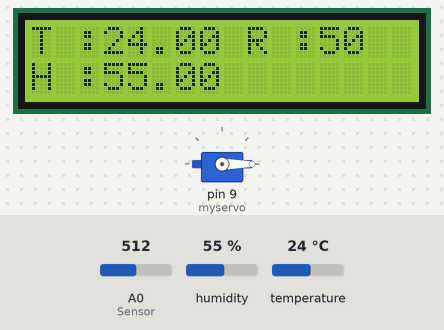
A sketch run on a simulated Arduino Uno, built with avr-gcc and run on an emulated ATmega328P. On the bench: 16×2 character LCD, servo. The inputs (shaded band) are chosen by the test bench; at power-on: A0 (Sensor) = 512, humidity 55 %, temperature 24 °C. What the sketch prints to the serial monitor is not drawn.

Above: at 1.2 s.
1.3 s: A0 (Sensor) set to 913
At 5.1 s:
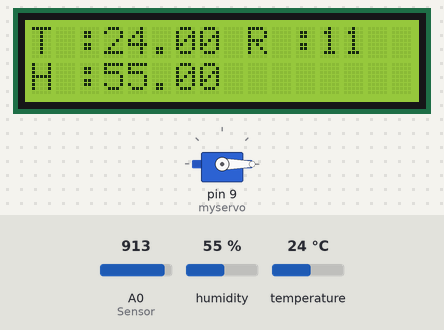
6.8 s: A0 (Sensor) set to 937
At 8.9 s:
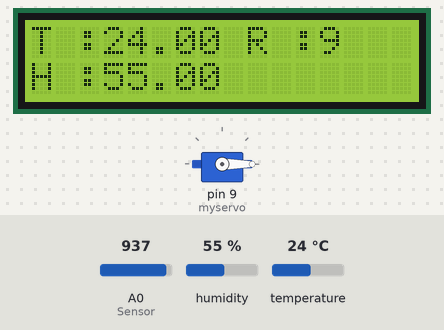
10.0 s: humidity set to 22 %
At 12.9 s:
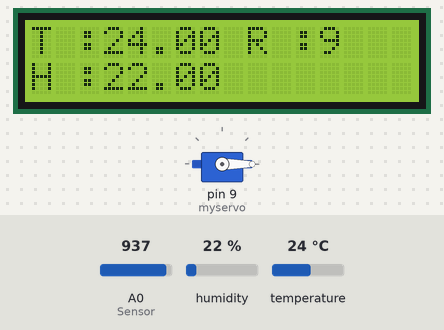
13.3 s: humidity set to 73 %
At 17.2 s:
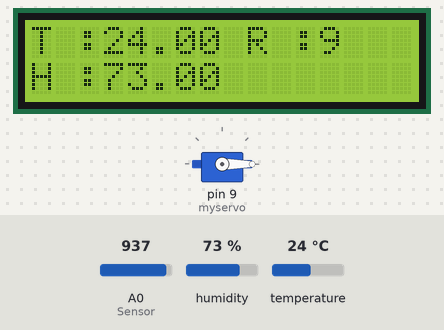
17.5 s: humidity set to 77 %
At 21.6 s:
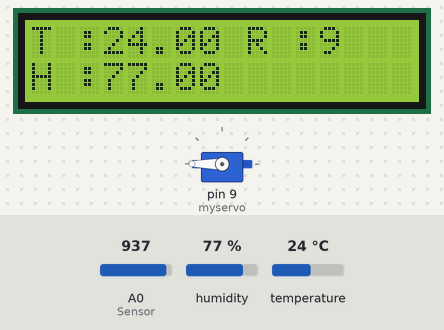
22.8 s: temperature set to 27 °C
At 25.8 s:
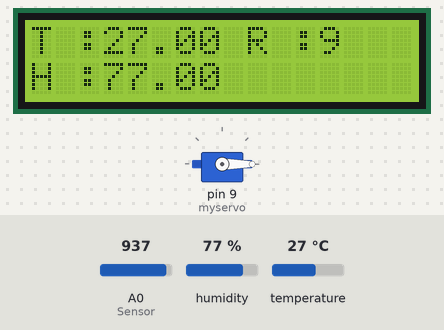
Timing chart, 0 to 27.0 s (numbered marks = the images above; inputs shaded):
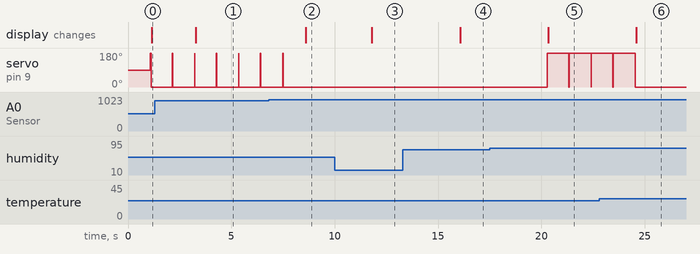

The sketch:

mine.ino
```cpp
//parvin RDAR finalized coding
 #include <Servo.h>
 #include <LiquidCrystal_I2C.h>
 LiquidCrystal_I2C lcd(0x27, 16, 2);
 #include <DHT.h>
 DHT dht(3, DHT11); // DHT11 Sensor pin D3
 Servo myservo;

 void setup()
 {
  Serial.begin(9600);
  lcd.init();
  lcd.backlight();
  dht.begin();
  myservo.attach(9);  // attaches the servo on pin 9 to the servo object
 }
 void loop()
 {
  float h = dht.readHumidity();
  float t = dht.readTemperature();
  int r = analogRead(A0);    // Rain Drop Sensor Pin A0
  delay(1000);
  r = map(r, 0, 1023, 100, 0);
  if (r>10)     // set rain sensor range to trigger motor
  {
    myservo.write(180);
    delay(15);
    }
    else
    {
    myservo.write(0);
    delay(15);
   }
   if (h>75 && t<26)     // set temp and humd range to trigger motor
   {
     myservo.write(180);
     delay(15);
     }
     else
     {
     myservo.write(0);
     delay(15);
    }

  lcd.setCursor(0, 0);
  lcd.print("T :");
  lcd.print(t);
  Serial.print("Temperature : ");
   Serial.println(t);
  lcd.setCursor(0, 1);
  lcd.print("H :");
  lcd.print(h);
  Serial.print("Humidity : ");
   Serial.println(h);
  lcd.setCursor(9, 0);
  lcd.print("R :");
  lcd.print(r);
  lcd.print(" ");
  Serial.print("Rain Sensor : ");
   Serial.println(r);
   Serial.println("   " );
 }
```

Measured:
- the behaviour switches between 920 and 921 on A0 (Sensor) (found by bisection; images 1 and 2)
- the behaviour switches between 75 and 76 % on humidity (found by bisection; images 4 and 5)
- the behaviour switches between 25 and 26 °C on temperature (found by bisection; images 5 and 6)
- after the input at 1.3 s, the display: changes after 2.0 s (image 1)
- after the input at 6.8 s, servo on pin 9 (myservo): goes on until 7.5 s, then stays 0°; the display: changes after 1.8 s (image 2)
- after the input at 10.0 s, the display: changes after 1.8 s (image 3)
- after the input at 13.3 s, the display: changes after 2.8 s (image 4)
- after the input at 17.5 s, servo on pin 9 (myservo): 0° → 180° after 2.8 s; the display: changes after 2.8 s (image 5)
- after the input at 22.8 s, servo on pin 9 (myservo): goes on until 24.5 s, then stays 0°; the display: changes after 1.8 s (image 6)
